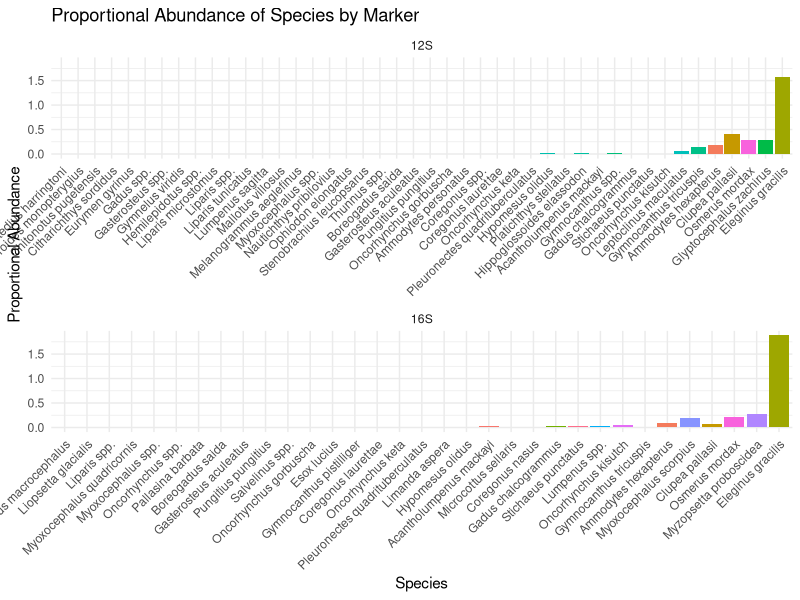
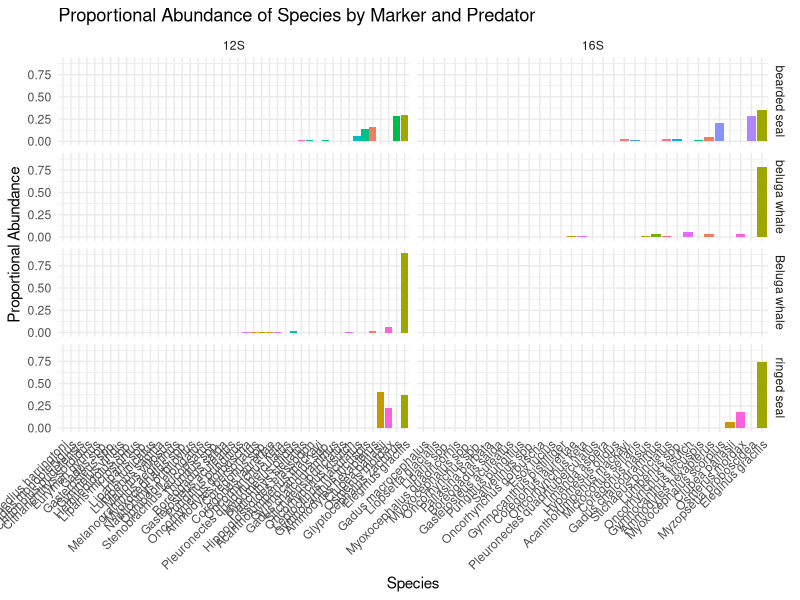

Reproduce these figures in R, in order. (Note: this script raises an error after producing the figures.)
# ------------------------------------------------------------------
# SPECIES BY ABUNDANCE TABLE
# ------------------------------------------------------------------
library(tidyverse)
library(dplyr)
library(openxlsx)
library(gridExtra)
library(RColorBrewer)

# Loads in data
combined_df <- read.csv("Deliverables/allrows-abundance.csv")

# Removes mammals and bacteria
combined_df <- subset(combined_df, Class!="Mammalia")
combined_df <- subset(combined_df, Kingdom!="Bacteria")

# Checks relativbe abundance is calculated correctly 
equal.one <- combined_df %>%
  group_by(Sample, Marker, Predator) %>%
  summarise(total_abundance = sum(Abundance))

# Creates a table with only desired columns
abundance_df <- combined_df %>%
  dplyr::select(Abundance, Sample, Marker, Species.y, Predator)%>%
  drop_na()

abundance_by_marker <- abundance_df %>%
  group_by(Marker, Species.y, Predator) %>%
  summarise(species_abundance = sum(Abundance, na.rm = TRUE), .groups = "drop") %>%
  group_by(Marker, Predator) %>%
  mutate(total_abundance = sum(species_abundance),
         prop_abundance = species_abundance / total_abundance) %>%
  arrange(Marker, desc(prop_abundance))

# By marker
ggplot(abundance_by_marker, aes(x = reorder(Species.y, prop_abundance), y = prop_abundance, fill = Species.y)) +
  geom_bar(stat = "identity") +
  facet_wrap(~Marker, ncol = 1, scales = "free_x") +
  labs(title = "Proportional Abundance of Species by Marker",
       x = "Species",
       y = "Proportional Abundance") +
  theme_minimal() +
  theme(axis.text.x = element_text(angle = 45, hjust = 1), legend.position = "none")

# By marker and predator
ggplot(abundance_by_marker, aes(x = reorder(Species.y, prop_abundance), y = prop_abundance, fill = Species.y)) +
  geom_bar(stat = "identity") +
  facet_grid(Predator ~ Marker, scales = "free_x") +
  labs(title = "Proportional Abundance of Species by Marker and Predator",
       x = "Species",
       y = "Proportional Abundance") +
  theme_minimal() +
  theme(axis.text.x = element_text(angle = 45, hjust = 1), legend.position = "none")

# Total across markers; predator

# Split abundance_by_marker by Predator and Marker
split_data <- split(abundance_by_marker, list(abundance_by_marker$Predator, abundance_by_marker$Marker), drop = TRUE)

# Create a new workbook
wb <- createWorkbook()

# Add a sheet and write data for each Predator-Marker combination
for(name in names(split_data)) {
  # Clean sheet name by replacing "." with "_" or other characters to avoid Excel limitations
  sheet_name <- gsub("\\.", "_", name)
  
  # Select columns you want to export
  data_to_write <- split_data[[name]] %>%
    dplyr::select(Marker, Species.y, prop_abundance, Predator)
  
  # Add worksheet named by predator_marker, truncating if needed for Excel sheet name length limits (max 31 chars)
  addWorksheet(wb, sheetName = substr(sheet_name, 1, 31))
  
  # Write data
  writeData(wb, sheet = substr(sheet_name, 1, 31), x = data_to_write)
}

# Save workbook
saveWorkbook(wb, "Deliverables/predator_marker_species_proportions.xlsx", overwrite = TRUE)

# ------------------------------------------------------------------
# SPECIES BY ABUNDANCE TABLE
# ------------------------------------------------------------------
# Reads in the sheets
file <- "Deliverables/predator_marker_species_proportions.xlsx"
wb_sheets <- getSheetNames(file)


# Extracts all unique species present in all dfs
all_species <- unique(unlist(lapply(list_of_dfs, function(df) df$Species)))

# Generates distinct colors for all species
palette_colors <- brewer.pal(min(length(all_species), 12), "Set3")  # use 12 max colors from Set3 palette as example
if(length(all_species) > length(palette_colors)) {
  # Expands colors if more species than palette colors
  palette_colors <- colorRampPalette(palette_colors)(length(all_species))
}
species_colors <- setNames(palette_colors, all_species)

# Applies manual color scale in plot loop
plots <- list()
for(sheet_name in names(list_of_dfs)) {
  df <- list_of_dfs[[sheet_name]]
  df_filtered <- df %>% filter(prop_abundance > 0)
  
  p <- ggplot(df_filtered, aes(x = reorder(Species, prop_abundance), y = prop_abundance, fill = Species)) +
    geom_bar(stat = "identity") +
    scale_fill_manual(values = species_colors) +  # consistent colors across all plots
    labs(title = paste(sheet_name),
         x = "",
         y = "Proportional Abundance") +
    theme_minimal() +
    theme(axis.text.x = element_text(angle = 45, hjust = 1), legend.position = "none")
  
  plots[[sheet_name]] <- p
}

grid.arrange(grobs = plots, ncol = 3)




# ------------------------------------------------------------------
# old code
# ------------------------------------------------------------------
# ### CREATE EXCEL
# # Filter and order data for each marker
# sheet_12s <- abundance_by_marker %>%
#   filter(Marker == "12S", Predator) %>%
#   arrange(desc(prop_abundance)) %>%
#   select(Marker, Species, prop_abundance, Predator)
# 
# sheet_16s <- abundance_by_marker %>%
#   filter(Marker == "16S") %>%
#   arrange(desc(prop_abundance)) %>%
#   select(Marker, Species, prop_abundance, Predator)
# 
# # Create workbook and add sheets
# wb <- createWorkbook()
# addWorksheet(wb, "12S")
# addWorksheet(wb, "16S")
# writeData(wb, "12S", sheet_12s)
# writeData(wb, "16S", sheet_16s)
# 
# getwd()
# # Save the workbook as .xlsx (multi-sheet Excel file)
# saveWorkbook(wb, "Deliverables/marker_species_proportions.xlsx", overwrite = TRUE)




# tries to deal with replicates 
## replicates are not a thing here --> need to address this


# Vectors of samples that have technical replicates:
## "?" means I haven't figured it out yet --> is it possible that 
## EB22PH005-S was mistyped and it actually EB23PH005-S???

# original <- c("WADE-003-080", "WADE-003-086", "WADE-003-082", "WADE-003-085", 
#               "WADE-003-075", "WADE-003-071", "WADE-003-077", "WADE-003-084", 
#               "WADE-003-081", "?", "WADE-003-115", "WADE-003-111", 
#               "WADE-003-128", "WADE-003-137", "WADE-003-143")
# # Vectors of samples that are technical replicates (in same order as original): 
# replicates <- c("WADE-003-093", "WADE-003-094", "WADE-003-095", "WADE-003-096", 
#                 "WADE-003-097", "WADE-003-098", "WADE-003-099", "WADE-003-100-C",
#                 "WADE-003-101-C", "WADE-003-122", "WADE-003-123", "WADE-003-124", 
#                 "WADE-003-145", "WADE-003-146", "WADE-003-147")
# 
# # Vectors of samples that have a cleaned and uncleaned version
# cleaned <- c("WADE-003-101-C", "WADE-003-101-C", "WADE-003-116-C", "WADE-003-117-C",
#              "WADE-003-118-C", "WADE-003-127-C")
# 
# uncleaned <- c("WADE-003-100-UC", "WADE-003-101-UC", "WADE-003-116-UC", "WADE-003-117-UC",
#                "WADE-003-118-UC","WADE-003-127-UC")

# # Creates replicate mapping for original and replicate samples
# rep_map <- setNames(original, replicates)
# 
# # Creates cleaned-uncleaned mapping (choose which represents the group)
# clean_map <- setNames(cleaned, uncleaned)
# 
# 
# # Combine all mappings into one named vector for convenience
# # CURRENTLY EXCLUDING "?"
# combined_map <- c(rep_map, clean_map)

# # FUNCTION: Maps samples in combined_map to sample group or keep original if no mapping exists
# ## (e.g. groups uncleaned and cleaned samples into the same group
# ## to later figure out how to deal with)
# map_sample_group <- function(sample) {
#   if (sample %in% names(combined_map)) {
#     combined_map[sample]
#   } else {
#     sample
#   }
# }
# 
# # Uses function on abundance_df (to group based on replication or not)
# abundance_df <- abundance_df %>%
#   rowwise() %>%
#   mutate(SampleGroup = map_sample_group(Sample)) %>%
#   ungroup()
# 
# # Renormalizes
# 
# # Sums abundances across replicates (SampleGroup + Marker + Species)
# abundance_summed <- abundance_df %>%
#   group_by(SampleGroup, Marker, Species) %>%
#   summarise(Total_Abundance = sum(Abundance, na.rm = TRUE)) %>%
#   ungroup()
# 
# # Re-normalizea abundances per SampleGroup and Marker
# abundance_normalized <- abundance_summed %>%
#   group_by(SampleGroup, Marker) %>%
#   mutate(Relative_Abundance = Total_Abundance / sum(Total_Abundance, na.rm = TRUE)) %>%
#   ungroup()
# 
# # Step 4: Check sums now
# check_sums <- abundance_normalized %>%
#   group_by(SampleGroup, Marker) %>%
#   summarise(total_abundance = sum(Relative_Abundance, na.rm = TRUE)) %>%
#   ungroup()
# 
# # LOST SPECIES ASSIGNMENT, WHICH IS THE POINT LOL!! FIGURE OUT HOW THAT 
# # GETS IN HERE
# 
